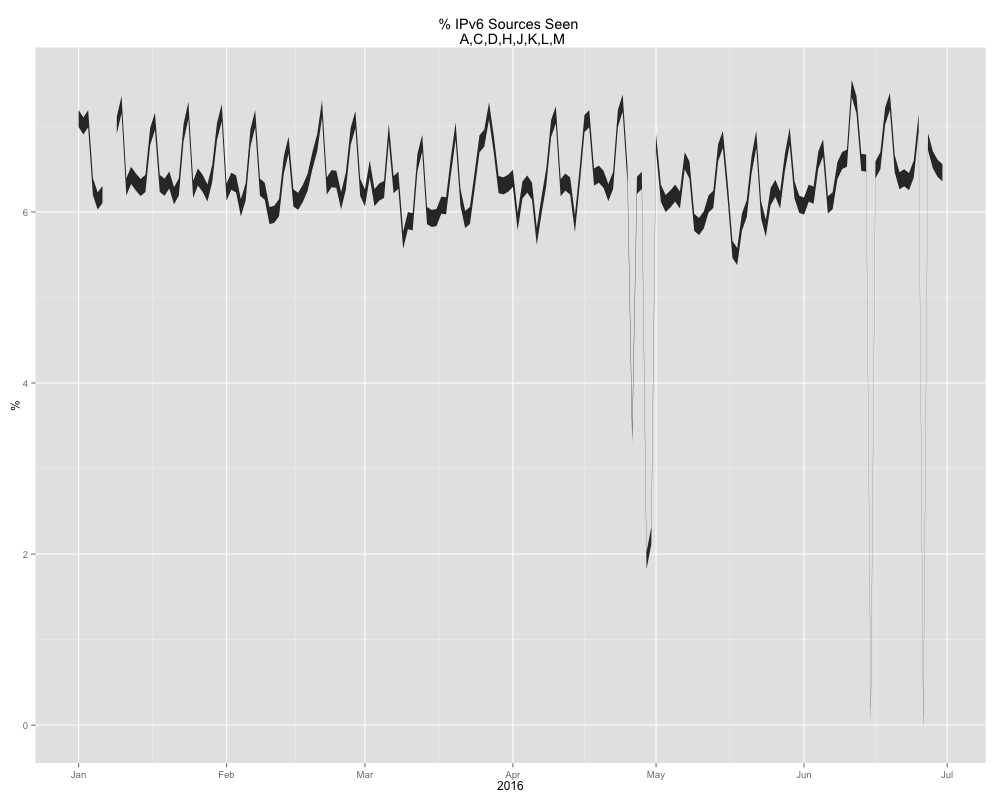

Recreate this plot in R.
#!/usr/bin/env Rscript --vanilla
##  The file is part of the RSSAC002 Graphing API.
##
##  The RSSAC002 Graphing API is free software: you can redistribute it and/or modify
##  it under the terms of the GNU General Public License as published by
##  the Free Software Foundation, either version 3 of the License, or
##  (at your option) any later version.
##
##  The RSSAC002 Graphing API is distributed in the hope that it will be useful,
##  but WITHOUT ANY WARRANTY; without even the implied warranty of
##  MERCHANTABILITY or FITNESS FOR A PARTICULAR PURPOSE. See the
##  GNU General Public License for more details.
##
##  You should have received a copy of the GNU General Public License
##  along with this program. If not, see <http://www.gnu.org/licenses/>.
##
##  Copyright (C) 2016, Andrew McConachie, <[email redacted]>
options(warn=1)
suppressPackageStartupMessages(library("methods"))
.libPaths(c(.libPaths(), "../"))
source('../rssac002.R') ## Include our RSSAC002 API
library(ggplot2) ## Our graphing library

ip4 <- metricsByDate('..', 'a,c,d,h,j-m', '2016-01-01','2017-01-01', c('unique-sources', 'num-sources-ipv4'))
ip6 <- metricsByDate('..', 'a,c,d,h,j-m', '2016-01-01','2017-01-01', c('unique-sources', 'num-sources-ipv6'))
days <- seq(as.Date('2016-01-01'), by='days', along.with=ip4)

d <-  data.frame(ipv6=ip6 / (ip4+ip6) * 100, dates=days)

png(filename='ex2.png', bg='white', width=1000, height=800)
ggplot() + geom_ribbon(data = d, aes(x = days, y=ipv6, ymax=ipv6+0.1, ymin=ipv6-0.1)) +
    labs(title='% IPv6 Sources Seen \n A,C,D,H,J,K,L,M', y='%', x='2016')
